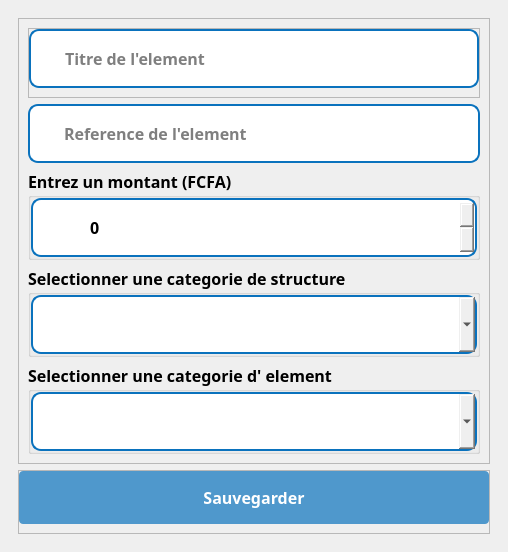
<?xml version="1.0" encoding="UTF-8"?>
<ui version="4.0">
 <class>Dialog</class>
 <widget class="QDialog" name="Dialog">
  <property name="geometry">
   <rect>
    <x>0</x>
    <y>0</y>
    <width>508</width>
    <height>517</height>
   </rect>
  </property>
  <property name="windowTitle">
   <string>Dialog</string>
  </property>
  <layout class="QVBoxLayout" name="verticalLayout">
   <property name="spacing">
    <number>0</number>
   </property>
   <property name="leftMargin">
    <number>0</number>
   </property>
   <property name="topMargin">
    <number>0</number>
   </property>
   <property name="rightMargin">
    <number>0</number>
   </property>
   <property name="bottomMargin">
    <number>0</number>
   </property>
   <item>
    <widget class="QWidget" name="widget" native="true">
     <layout class="QVBoxLayout" name="verticalLayout_2">
      <property name="spacing">
       <number>0</number>
      </property>
      <property name="leftMargin">
       <number>0</number>
      </property>
      <property name="topMargin">
       <number>0</number>
      </property>
      <property name="rightMargin">
       <number>0</number>
      </property>
      <property name="bottomMargin">
       <number>0</number>
      </property>
      <item>
       <widget class="QWidget" name="widget_2" native="true">
        <layout class="QVBoxLayout" name="verticalLayout_3">
         <item>
          <widget class="QWidget" name="widget_3" native="true">
           <layout class="QVBoxLayout" name="verticalLayout_4">
            <item>
             <widget class="QFrame" name="frame">
              <property name="styleSheet">
               <string notr="true"/>
              </property>
              <property name="frameShape">
               <enum>QFrame::StyledPanel</enum>
              </property>
              <property name="frameShadow">
               <enum>QFrame::Raised</enum>
              </property>
              <layout class="QVBoxLayout" name="verticalLayout_5">
               <item>
                <widget class="QFrame" name="frame_6">
                 <property name="styleSheet">
                  <string notr="true"/>
                 </property>
                 <property name="frameShape">
                  <enum>QFrame::StyledPanel</enum>
                 </property>
                 <property name="frameShadow">
                  <enum>QFrame::Raised</enum>
                 </property>
                 <layout class="QVBoxLayout" name="verticalLayout_10">
                  <property name="leftMargin">
                   <number>0</number>
                  </property>
                  <property name="topMargin">
                   <number>0</number>
                  </property>
                  <property name="rightMargin">
                   <number>0</number>
                  </property>
                  <property name="bottomMargin">
                   <number>9</number>
                  </property>
                  <item>
                   <widget class="QFrame" name="input_4">
                    <property name="styleSheet">
                     <string notr="true">#input_4{
	background:white;
	border-radius:10px;
	border:2px  solid rgb(10, 114, 189);
}

#lineEdit_4{
	border: none;
}</string>
                    </property>
                    <property name="frameShape">
                     <enum>QFrame::StyledPanel</enum>
                    </property>
                    <property name="frameShadow">
                     <enum>QFrame::Raised</enum>
                    </property>
                    <layout class="QHBoxLayout" name="horizontalLayout_5">
                     <property name="spacing">
                      <number>0</number>
                     </property>
                     <property name="leftMargin">
                      <number>10</number>
                     </property>
                     <property name="topMargin">
                      <number>0</number>
                     </property>
                     <property name="rightMargin">
                      <number>0</number>
                     </property>
                     <property name="bottomMargin">
                      <number>0</number>
                     </property>
                     <item>
                      <widget class="QLabel" name="label_8">
                       <property name="maximumSize">
                        <size>
                         <width>30</width>
                         <height>30</height>
                        </size>
                       </property>
                       <property name="text">
                        <string/>
                       </property>
                       <property name="pixmap">
                        <pixmap>../../static/asset/icons/blue/anchor.svg</pixmap>
                       </property>
                       <property name="scaledContents">
                        <bool>true</bool>
                       </property>
                      </widget>
                     </item>
                     <item>
                      <widget class="QLineEdit" name="titre">
                       <property name="font">
                        <font>
                         <family>GeForce</family>
                         <pointsize>12</pointsize>
                         <weight>75</weight>
                         <bold>true</bold>
                        </font>
                       </property>
                       <property name="styleSheet">
                        <string notr="true">padding:15px;
border-radius:10px</string>
                       </property>
                       <property name="placeholderText">
                        <string>Titre de l'element</string>
                       </property>
                      </widget>
                     </item>
                    </layout>
                   </widget>
                  </item>
                 </layout>
                </widget>
               </item>
               <item>
                <widget class="QFrame" name="ref">
                 <property name="styleSheet">
                  <string notr="true">#ref{
	background:white;
	border-radius:10px;
	border:2px  solid rgb(10, 114, 189);
}

#lineEdit_4{
	border: none;
}</string>
                 </property>
                 <property name="frameShape">
                  <enum>QFrame::StyledPanel</enum>
                 </property>
                 <property name="frameShadow">
                  <enum>QFrame::Raised</enum>
                 </property>
                 <layout class="QHBoxLayout" name="horizontalLayout_9">
                  <property name="spacing">
                   <number>0</number>
                  </property>
                  <property name="leftMargin">
                   <number>10</number>
                  </property>
                  <property name="topMargin">
                   <number>0</number>
                  </property>
                  <property name="rightMargin">
                   <number>0</number>
                  </property>
                  <property name="bottomMargin">
                   <number>0</number>
                  </property>
                  <item>
                   <widget class="QLabel" name="label_12">
                    <property name="maximumSize">
                     <size>
                      <width>30</width>
                      <height>30</height>
                     </size>
                    </property>
                    <property name="text">
                     <string/>
                    </property>
                    <property name="pixmap">
                     <pixmap>../../static/asset/icons/blue/rewind.svg</pixmap>
                    </property>
                    <property name="scaledContents">
                     <bool>true</bool>
                    </property>
                   </widget>
                  </item>
                  <item>
                   <widget class="QLineEdit" name="refElem">
                    <property name="font">
                     <font>
                      <family>GeForce</family>
                      <pointsize>12</pointsize>
                      <weight>75</weight>
                      <bold>true</bold>
                     </font>
                    </property>
                    <property name="styleSheet">
                     <string notr="true">padding:15px;
border-radius:10px</string>
                    </property>
                    <property name="text">
                     <string/>
                    </property>
                    <property name="placeholderText">
                     <string>Reference de l'element</string>
                    </property>
                   </widget>
                  </item>
                 </layout>
                </widget>
               </item>
               <item>
                <widget class="QGroupBox" name="groupBox_3">
                 <property name="font">
                  <font>
                   <family>GeForce</family>
                   <pointsize>12</pointsize>
                   <weight>75</weight>
                   <bold>true</bold>
                  </font>
                 </property>
                 <property name="title">
                  <string>Entrez un montant (FCFA)</string>
                 </property>
                 <layout class="QVBoxLayout" name="verticalLayout_8">
                  <property name="spacing">
                   <number>0</number>
                  </property>
                  <property name="leftMargin">
                   <number>0</number>
                  </property>
                  <property name="topMargin">
                   <number>0</number>
                  </property>
                  <property name="rightMargin">
                   <number>0</number>
                  </property>
                  <property name="bottomMargin">
                   <number>0</number>
                  </property>
                  <item>
                   <widget class="QFrame" name="input_5">
                    <property name="styleSheet">
                     <string notr="true">#input_5{
	background:white;
	border-radius:10px;
	border:2px  solid rgb(10, 114, 189);
}

#lineEdit{
	border: none;
}</string>
                    </property>
                    <property name="frameShape">
                     <enum>QFrame::StyledPanel</enum>
                    </property>
                    <property name="frameShadow">
                     <enum>QFrame::Raised</enum>
                    </property>
                    <layout class="QHBoxLayout" name="horizontalLayout_4">
                     <property name="spacing">
                      <number>0</number>
                     </property>
                     <property name="leftMargin">
                      <number>10</number>
                     </property>
                     <property name="topMargin">
                      <number>0</number>
                     </property>
                     <property name="rightMargin">
                      <number>0</number>
                     </property>
                     <property name="bottomMargin">
                      <number>0</number>
                     </property>
                     <item>
                      <widget class="QLabel" name="label_2">
                       <property name="maximumSize">
                        <size>
                         <width>30</width>
                         <height>30</height>
                        </size>
                       </property>
                       <property name="text">
                        <string/>
                       </property>
                       <property name="pixmap">
                        <pixmap>../../static/asset/icons/blue/credit-card.svg</pixmap>
                       </property>
                       <property name="scaledContents">
                        <bool>true</bool>
                       </property>
                      </widget>
                     </item>
                     <item>
                      <widget class="QSpinBox" name="montant">
                       <property name="font">
                        <font>
                         <family>GeForce</family>
                         <pointsize>12</pointsize>
                         <weight>75</weight>
                         <bold>true</bold>
                        </font>
                       </property>
                       <property name="styleSheet">
                        <string notr="true">padding:15px;
border-radius:10px</string>
                       </property>
                       <property name="suffix">
                        <string/>
                       </property>
                       <property name="maximum">
                        <number>999999999</number>
                       </property>
                      </widget>
                     </item>
                    </layout>
                   </widget>
                  </item>
                 </layout>
                </widget>
               </item>
               <item>
                <widget class="QGroupBox" name="boxCtg">
                 <property name="font">
                  <font>
                   <family>GeForce</family>
                   <pointsize>12</pointsize>
                   <weight>75</weight>
                   <bold>true</bold>
                  </font>
                 </property>
                 <property name="title">
                  <string>Selectionner une categorie de structure</string>
                 </property>
                 <layout class="QVBoxLayout" name="verticalLayout_7">
                  <property name="spacing">
                   <number>0</number>
                  </property>
                  <property name="leftMargin">
                   <number>0</number>
                  </property>
                  <property name="topMargin">
                   <number>0</number>
                  </property>
                  <property name="rightMargin">
                   <number>0</number>
                  </property>
                  <property name="bottomMargin">
                   <number>0</number>
                  </property>
                  <item>
                   <widget class="QFrame" name="input_3">
                    <property name="styleSheet">
                     <string notr="true">#input_3{
	background:white;
	border-radius:10px;
	border:2px  solid rgb(10, 114, 189);
}

#ctg_2{
	border: none;
}</string>
                    </property>
                    <property name="frameShape">
                     <enum>QFrame::StyledPanel</enum>
                    </property>
                    <property name="frameShadow">
                     <enum>QFrame::Raised</enum>
                    </property>
                    <layout class="QHBoxLayout" name="horizontalLayout_3">
                     <property name="spacing">
                      <number>0</number>
                     </property>
                     <property name="leftMargin">
                      <number>10</number>
                     </property>
                     <property name="topMargin">
                      <number>0</number>
                     </property>
                     <property name="rightMargin">
                      <number>0</number>
                     </property>
                     <property name="bottomMargin">
                      <number>0</number>
                     </property>
                     <item>
                      <widget class="QLabel" name="label_6">
                       <property name="maximumSize">
                        <size>
                         <width>30</width>
                         <height>30</height>
                        </size>
                       </property>
                       <property name="text">
                        <string/>
                       </property>
                       <property name="pixmap">
                        <pixmap>../../static/asset/icons/blue/box.svg</pixmap>
                       </property>
                       <property name="scaledContents">
                        <bool>true</bool>
                       </property>
                      </widget>
                     </item>
                     <item>
                      <widget class="QComboBox" name="ctgS">
                       <property name="font">
                        <font>
                         <family>GeForce</family>
                         <pointsize>12</pointsize>
                         <weight>50</weight>
                         <bold>false</bold>
                        </font>
                       </property>
                       <property name="styleSheet">
                        <string notr="true">padding:15px;
border-radius:10px</string>
                       </property>
                      </widget>
                     </item>
                    </layout>
                   </widget>
                  </item>
                 </layout>
                </widget>
               </item>
               <item>
                <widget class="QGroupBox" name="groupBox">
                 <property name="font">
                  <font>
                   <family>GeForce</family>
                   <pointsize>12</pointsize>
                   <weight>75</weight>
                   <bold>true</bold>
                  </font>
                 </property>
                 <property name="title">
                  <string>Selectionner une categorie d' element</string>
                 </property>
                 <layout class="QVBoxLayout" name="verticalLayout_6">
                  <property name="spacing">
                   <number>0</number>
                  </property>
                  <property name="leftMargin">
                   <number>0</number>
                  </property>
                  <property name="topMargin">
                   <number>0</number>
                  </property>
                  <property name="rightMargin">
                   <number>0</number>
                  </property>
                  <property name="bottomMargin">
                   <number>0</number>
                  </property>
                  <item>
                   <widget class="QFrame" name="input_2">
                    <property name="styleSheet">
                     <string notr="true">#input_2{
	background:white;
	border-radius:10px;
	border:2px  solid rgb(10, 114, 189);
}

#lineEdit_2{
	border: none;
}</string>
                    </property>
                    <property name="frameShape">
                     <enum>QFrame::StyledPanel</enum>
                    </property>
                    <property name="frameShadow">
                     <enum>QFrame::Raised</enum>
                    </property>
                    <layout class="QHBoxLayout" name="horizontalLayout_2">
                     <property name="spacing">
                      <number>0</number>
                     </property>
                     <property name="leftMargin">
                      <number>10</number>
                     </property>
                     <property name="topMargin">
                      <number>0</number>
                     </property>
                     <property name="rightMargin">
                      <number>0</number>
                     </property>
                     <property name="bottomMargin">
                      <number>0</number>
                     </property>
                     <item>
                      <widget class="QLabel" name="label_5">
                       <property name="maximumSize">
                        <size>
                         <width>30</width>
                         <height>30</height>
                        </size>
                       </property>
                       <property name="text">
                        <string/>
                       </property>
                       <property name="pixmap">
                        <pixmap>../../static/asset/icons/blue/calendar.svg</pixmap>
                       </property>
                       <property name="scaledContents">
                        <bool>true</bool>
                       </property>
                      </widget>
                     </item>
                     <item>
                      <widget class="QComboBox" name="ctg">
                       <property name="font">
                        <font>
                         <family>GeForce</family>
                         <pointsize>12</pointsize>
                         <weight>50</weight>
                         <bold>false</bold>
                        </font>
                       </property>
                       <property name="styleSheet">
                        <string notr="true">padding:15px;
border-radius:10px</string>
                       </property>
                      </widget>
                     </item>
                    </layout>
                   </widget>
                  </item>
                 </layout>
                </widget>
               </item>
              </layout>
             </widget>
            </item>
            <item>
             <widget class="QFrame" name="frame_2">
              <property name="frameShape">
               <enum>QFrame::StyledPanel</enum>
              </property>
              <property name="frameShadow">
               <enum>QFrame::Raised</enum>
              </property>
              <layout class="QVBoxLayout" name="verticalLayout_9">
               <property name="leftMargin">
                <number>0</number>
               </property>
               <property name="topMargin">
                <number>0</number>
               </property>
               <property name="rightMargin">
                <number>0</number>
               </property>
               <item>
                <widget class="QPushButton" name="saveElement">
                 <property name="font">
                  <font>
                   <family>GeForce</family>
                   <pointsize>12</pointsize>
                   <weight>75</weight>
                   <bold>true</bold>
                  </font>
                 </property>
                 <property name="cursor">
                  <cursorShape>PointingHandCursor</cursorShape>
                 </property>
                 <property name="styleSheet">
                  <string notr="true">#saveElement{
	background: rgb(10, 114, 189, 0.7);
	color: rgb(255, 255, 255);
	border-radius:4px;
	padding: 15px
}

#saveElement:hover{
	background: rgb(10, 114, 189, 1);
	border-radius:4px
}
</string>
                 </property>
                 <property name="text">
                  <string>Sauvegarder</string>
                 </property>
                 <property name="icon">
                  <iconset>
                   <normaloff>../../static/asset/icons/white/save.svg</normaloff>../../static/asset/icons/white/save.svg</iconset>
                 </property>
                 <property name="iconSize">
                  <size>
                   <width>25</width>
                   <height>25</height>
                  </size>
                 </property>
                </widget>
               </item>
              </layout>
             </widget>
            </item>
           </layout>
          </widget>
         </item>
        </layout>
       </widget>
      </item>
     </layout>
    </widget>
   </item>
  </layout>
 </widget>
 <resources/>
 <connections/>
</ui>
